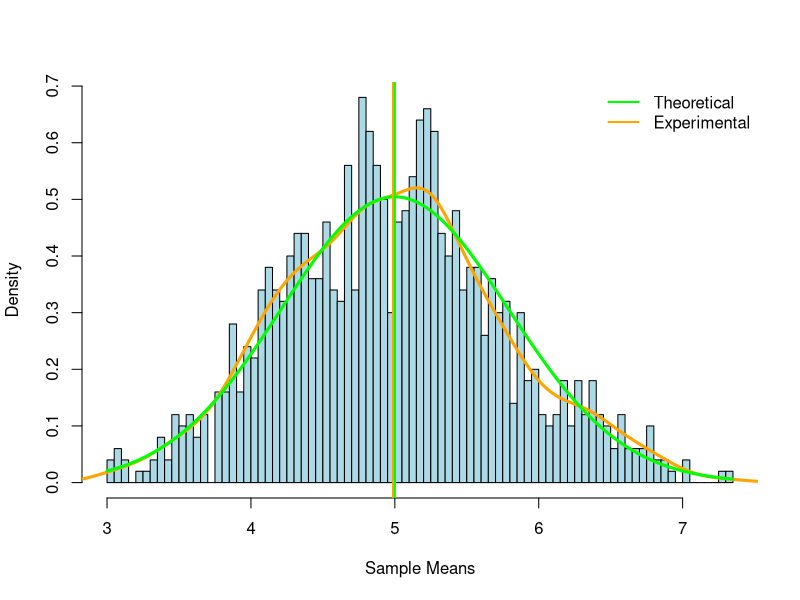

Source code (R):
## ---- chunk 1
knitr::opts_chunk$set(echo = FALSE)
## ---- chunk 2
library(dplyr)
## ---- chunk 3
lambda<-0.2 #assign default lambda
n<-40 #assign default sample size
nsim1<-1000 #assign default simulation count
set.seed(1987) #set default seed for reproducibility
mean_theory1<-1/lambda #find population/theoretical mean
var_theory1<-(1/lambda)^2/n #find population/theoretical variance

sim1<-matrix(data=rexp(n*nsim1,rate=lambda),nrow=nsim1,ncol=n) #create simulation matrix for rexp()
sim1_mean<-data.frame(Mean=rowMeans(sim1)) #take mean of each simulation, and store in data frame
sim1_mean<-mutate(sim1_mean,Index=row.names(sim1_mean))%>%select(Index,Mean) #tidy data frame
## ---- chunk 4
#sidebarPanel( #display shiny outputs based on user selections
#    p("Sample Mean of Your Data: "),em(textOutput("userMean")),br(),
#    p("Sample Variance of Your Data: "),em(textOutput("userVariance"))
#)

#mainPanel( #display an interactive scatterplot
#    em(p("Select data points below for a demonstration.")),
#    plotOutput("userPlot", brush = brushOpts(id = "brush1"))
#)

#output$userPlot<-renderPlot({ #generate a scatterplot output
#    plot(sim1_mean)
#})

#output$userMean<-renderText({ #generate sample mean based on user dataset selection
#    userData<-brushedPoints(sim1_mean,input$brush1,xvar="Index",yvar="Mean")
#    if(nrow(userData)<2){
#        mean_sample2<-"Not enough points selected"
#    }else{
#        mean_sample2<-paste0(round(mean(userData$Mean),3))
#    }
#    
#    return(mean_sample2)
#})

#output$userVariance<-renderText({ #generate sample variance based on user dataset selection
#    userData<-brushedPoints(sim1_mean,input$brush1,xvar="Index",yvar="Mean")
#    if(nrow(userData)<2){
#        var_sample2<-"Not enough points selected"
#    }else{
#        var_sample2<-paste0(round(var(userData$Mean),3))
#    }
#    
#    return(var_sample2)
#})
## ---- chunk 5
#sidebarPanel( #display sample user controls for graph
#    numericInput("seed1","Randomizer",value=1987,min=-2147483647,max=2147483647,step=1),
#    sliderInput("simulations1","Number of Simulations",
#                min=100,max=10000,value=1000,step=100)
#)

#mainPanel( #display interactive histogram distribution plot
#    plotOutput("histPlot")
#)

#output$histPlot<-renderPlot({ #generate interactive histogram distribution plot
#    set.seed(input$seed1) #reassign seed from user input
#    nsim1<-input$simulations1 #reassign simulation count from user input
#    
#    sim1<-matrix(data=rexp(n*nsim1,rate=lambda),nrow=nsim1,ncol=n) #regenerate simulations
#    sim1_mean<-data.frame(Mean=rowMeans(sim1))
#    sim1_mean<-mutate(sim1_mean,Index=row.names(sim1_mean))%>%select(Index,Mean)
#    
    mean_sample1<-mean(sim1_mean$Mean) #find sample mean
    var_sample1<-var(sim1_mean$Mean) #find sample variance
#    
#    #simulation with means
    hist(sim1_mean$Mean,breaks=100,freq=FALSE,main="",col="lightblue",xlab="Sample Means")
    
    x1<-seq(min(sim1_mean$Mean),max(sim1_mean$Mean),length=100) #create spread for density curve
    y1<-dnorm(x1,mean=mean_theory1,sd=sqrt(var_theory1)) #create distribution for density    
    
    lines(density(sim1_mean$Mean),col="orange",lwd=3) #print sample density curve
    lines(x1,y1,col="green",lwd=3)
    
    abline(v=mean_sample1,col="orange",lwd=2) #print mean lines on graph
    abline(v=mean_theory1,col="green",lwd=2)
    
    legend("topright",legend=c("Theoretical","Experimental"),
           col=c("green","orange"),lwd=2,box.lty=0)
#})
